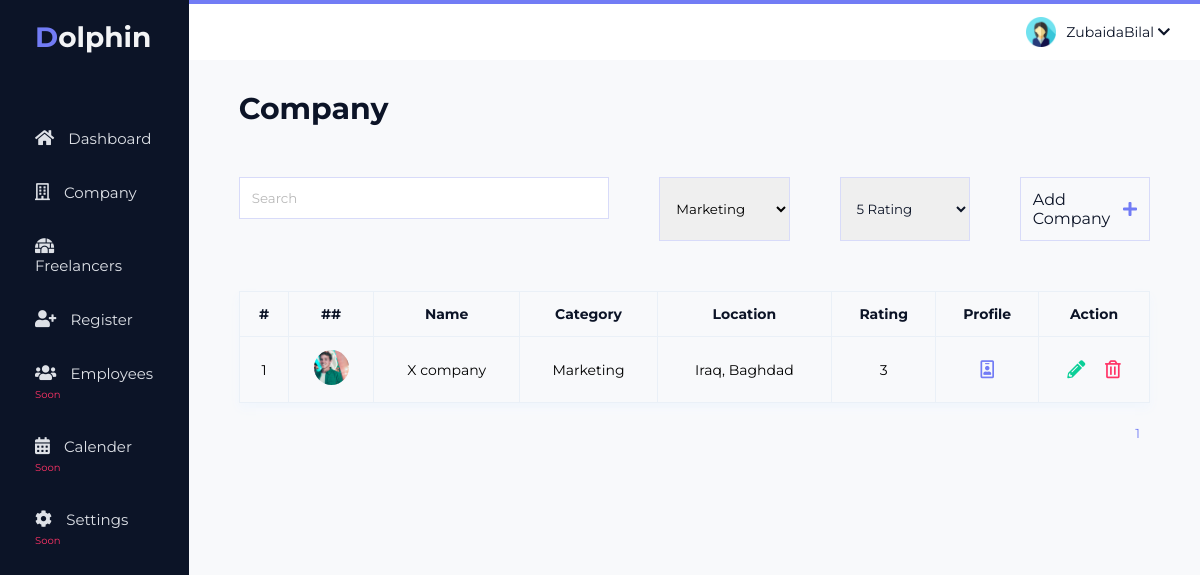
The page /companies (signed in) on the database its author committed.
### app.py (models this page shows, shortened)
class Companies(db.Model):
    __searchable__ = ['title', 'content']
    __tablename__ = 'companies'
    id = db.Column(db.Integer, primary_key = True)
    name = db.Column(db.String(255))
    category = db.Column(db.String(255))
    location = db.Column(db.String(255))
    phone = db.Column(db.String(255))
    email = db.Column(db.String(255))
    description = db.Column(db.String(255))
    rating = db.Column(db.String(255))

### app.py (the view)
@app.route('/companies', methods=['GET', 'POST'])
@login_required
def company():
    page = request.args.get('page', 1, type=int)
    companyDetails = Companies.query.order_by(Companies.id.desc()).paginate(page=page, per_page=5)
    if request.method == 'POST' :
        name= request.form['name']
        companyDetails = Companies.query.filter(Companies.name.like(name)).all()
    return render_template("company.html", companyDetails = companyDetails)

### app.py (called while the page is built)
@login_manager.user_loader
def load_user(user_id):
    return User.query.get(int(user_id))

### templates/company.html (shortened to what this page needs)
{% extends "layout.html" %}
    {% block head %}
    <link rel="stylesheet" href="../static/css/company.css">
    {% endblock %}
    {% block content %}
        <main>
            <div class="main-container">
                <div class="title">
                    <h1>Company</h1>
                </div>
                <div class="main-filters">
                    <form action="/companies" method="POST" class="search">
                        <input name="name" type="text" placeholder="Search" name="search" class="box">
                    </form>
                    <select name="category" id="provider" class="provider box">
                        <option value="Marketing">Marketing</option>
                    </select>
                    <select name="rating" id="rating" class="rating box">
                        <option value="5">5 Rating</option>
                    </select>
                    <a href="/addCompany" class="add box">
                        Add Company
                        <i class="fas fa-plus"></i>
                    </a>
                </div>
                <table class="table">
                    <thead>
                        <th>#</th>
                        <th>##</th>
                        <th>Name</th>
                        <th>Category</th>
                        <th>Location</th>
                        <th>Rating</th>
                        <th>Profile</th>
                        <th>Action</th>
                    </thead>
                    <tbody>
                        {% for company in companyDetails.items %}
                        <tr>
                            <td data-label="#">{{company.id}}</td>
                            <td data-label="##" class="img-circle">
                                <img src="../static/images/account-img.jpg" alt="image">
                            </td>
                            <td data-label="Name">{{company.name}}</td>
                            <td data-label="Category">{{company.category}}</td>
                            <td data-label="Location">{{company.location}}</td>
                            <td data-label="Rating">{{company.rating}}</td>
                            <td data-label="Profile" class="profile">
                                <a href="/profilesCompany/{{company.name}}">
                                    <i class="far fa-id-badge"></i>
                                </a>
                            </td>
                            <td data-label="Action" class="action">
                                <a href="/editCompany/{{company.id}}">
                                    <i class="fas fa-pencil-alt"></i>
                                </a>
                                <a href="/deleteCompany/{{company.id}}">
                                    <i class="far fa-trash-alt"></i>
                                </a>
                            </td>
                        </tr>
                        {% endfor %}
                    </tbody>
                </table>
                    <div class="pagination">
                    {% for page_num in companyDetails.iter_pages(left_edge=1, right_edge=1, left_current=1, right_current=2) %}
                        {% if page_num %}
                            <a class="page-number" href="{{ url_for('company',page=page_num) }}" >{{ page_num }}</a>
                        {% else%}
                            ...
                        {% endif %}
                    {% endfor %}
                    </div>
            </div>
        </main>
    </div>
{% endblock %}

### static/css/shared-ui.css (style rules this page uses)
:root { --darkBlue: #0C1427; --mainContent: #F8F9FB; --lightPurple: #727CF5; --lightRed: #FF3366; --barsColor: #97A3B9; --yellow: #FBBC06; }
* { padding: 0; margin: 0; box-sizing: border-box; list-style: none; text-decoration: none; font-family: 'Montserrat', sans-serif; }
main { background: var(--mainContent); grid-area: main; overflow-y: auto; }
.main-container .title { margin-bottom: 50px; font-size: 15px; }
.main-container .title h1 { font-size: 30px; color: var(--darkBlue); }
.main-container { padding: 30px 50px; }

### static/css/company.css (style rules this page uses)
:root { --darkBlue: #0C1427; --mainContent: #F8F9FB; --lightPurple: #727CF5; --lightRed: #FF3366; --barsColor: #97A3B9; --yellow: #FBBC06; --green: #0ACF97; --lightGray: #DEE1E7; }
.main-filters { display: grid; grid-template-columns: 1.7fr 1fr 1fr 1fr; gap: 50px; }
.box { padding: 12px; border: 1px solid #D8DBF9; outline: none; }
input[type="text"] { width: 370.6px; }
.main-filters select.rating { color: var(--darkBlue) }
.main-filters a { display: flex; justify-content: center; align-items: center; color: var(--darkBlue); transition: 0.3s ease-in-out; }
.main-filters a i { margin-left: 10px; color: var(--lightPurple); }
input::placeholder { opacity: 0.5; }
.table { width: 100%; border-collapse: collapse; margin-top: 50px; box-shadow: 0 5px 10px #f1f6fd; }
.table th { color: var(--darkBlue); }
.table th, .table td { padding: 13px 12px; border: 1.5px solid #EAF0F7; text-align: center; font-size: 14px; }
.img-circle img { width: 35px; height: 35px; object-fit: cover; border-radius: 50%; }
.profile a { color: var(--lightPurple); font-size: 18px; }
.action a:nth-child(1) { color: var(--green); font-size: 18px; }
.action a:nth-child(2) { color: var(--lightRed); margin-left: 15px; font-size: 18px; }
.pagination { display: flex; justify-content: flex-end; margin-top: 20px; }
.page-number { margin: 1.5px 10px 0; font-size: 13px; color: var(--lightPurple); }

### rows shown on the page
Companies: id "1", name "X company", category "Marketing", location "Iraq, Baghdad", rating "3"

### other values the page prints
{{ page_num }} "1"
